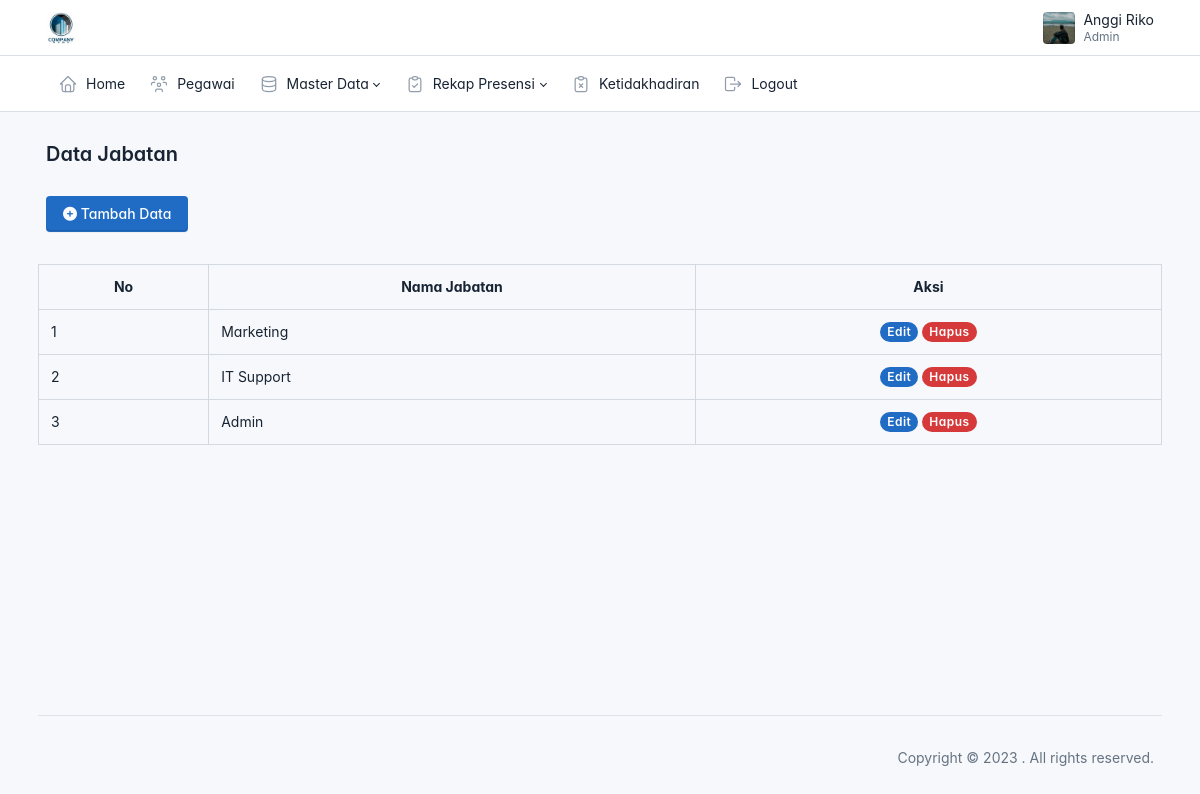
The app's page /admin/data_jabatan/jabatan.php (signed in) with its own data.
### tables this page shows
CREATE TABLE `users` (
  `id` int(11) NOT NULL,
  `id_pegawai` int(11) NOT NULL,
  `username` varchar(25) NOT NULL,
  `password` varchar(225) NOT NULL,
  `status` varchar(20) NOT NULL,
  `role` varchar(20) NOT NULL
);

CREATE TABLE `pegawai` (
  `id` int(11) NOT NULL,
  `nip` varchar(50) NOT NULL,
  `nama` varchar(25) NOT NULL,
  `jenis_kelamin` varchar(10) NOT NULL,
  `alamat` varchar(225) NOT NULL,
  `no_handphone` varchar(20) NOT NULL,
  `jabatan` varchar(50) NOT NULL,
  `lokasi_presensi` varchar(50) NOT NULL,
  `foto` varchar(25) NOT NULL
);

CREATE TABLE `jabatan` (
  `id` int(11) NOT NULL,
  `jabatan` varchar(50) NOT NULL
);

### config.php (called while the page is built, shortened)
<?php
    function base_url($url = null)
    {
        $base_url = 'http://localhost/presensi';
        if ($url != null) {
            return $base_url . '/'.$url;
        }else {
            return $base_url;
        }
    }
?>

### admin/data_jabatan/jabatan.php (the view, shortened to what this page needs)
<?php
$judul = "Data Jabatan";
include('../layout/header.php');
require_once('../../config.php');
$result = mysqli_query($connection, "SELECT * FROM jabatan ORDER BY id DESC");
?>
<div class="page-body">
    <div class="container-xl">
        <a href="<?= base_url('admin/data_jabatan/tambah.php') ?>" class="btn btn-primary"><span class="text"><i class="fa-solid fa-circle-plus"></i> Tambah Data</span></a>
        <div class="row row-deck row-cards mt-3">
            <table class="table table-bordered">
                <tr class="text-center">
                    <th>No</th>
                    <th>Nama Jabatan</th>
                    <th>Aksi</th>
                </tr>
                <?php if (mysqli_num_rows($result) === 0) : ?>
                    <tr>
                        <td colspan="3">Data masih kosong, silahkan tambahkan data baru</td>
                    </tr>
                <?php else : ?>
                    <?php $no = 1;
                    while ($jabatan = mysqli_fetch_array($result)) : ?>
                        <tr>
                            <td><?= $no++ ?></td>
                            <td><?= $jabatan['jabatan'] ?></td>
                            <td class="text-center">
                                <a href="<?= base_url('admin/data_jabatan/edit.php?id=' . $jabatan['id']) ?>" class="badge bg-primary badge-pill">Edit</a>
                                <a href="<?= base_url('admin/data_jabatan/hapus.php?id=' . $jabatan['id']) ?>" class="badge bg-danger badge-pill tombol-hapus">Hapus</a>
                            </td>
                        </tr>
                    <?php endwhile; ?>
                <?php endif; ?>
            </table>
        </div>
    </div>
</div>
<?php include('../layout/footer.php'); ?>

### admin/layout/header.php (shortened to what this page needs)
<?php
global $judul;
require_once('../../config.php') ?>
<!doctype html>
<html lang="en">
<head>
    <link href="<?= base_url('assets/css/tabler.min.css?1684106062') ?>" rel="stylesheet" />
    <link href="<?= base_url('assets/css/tabler-vendors.min.css?1684106062') ?>" rel="stylesheet" />
    <link href="<?= base_url('assets/css/demo.min.css?1684106062') ?>" rel="stylesheet" />
    <link rel="stylesheet" href="https://cdnjs.cloudflare.com/ajax/libs/font-awesome/6.4.2/css/all.min.css" />
</head>
<body>
    <div class="page">
        <header class="navbar navbar-expand-md d-print-none">
            <div class="container-xl">
                <h1 class="navbar-brand navbar-brand-autodark d-none-navbar-horizontal pe-0 pe-md-3">
                    <a href=".">
                        <img src="<?= base_url('assets/img/logo_perusahaan.jpg') ?>" width="110" height="32" alt="Tabler" class="navbar-brand-image">
                    </a>
                </h1>
                <div class="navbar-nav flex-row order-md-last">
                    <div class="nav-item dropdown">
                        <a href="#" class="nav-link d-flex lh-1 text-reset p-0" data-bs-toggle="dropdown" aria-label="Open user menu">
                            <?php
                            $id = $_SESSION['id'];
                            $result = mysqli_query($connection, "SELECT users.id_pegawai, users.username, users.status, users.role, pegawai.* FROM users JOIN pegawai ON users.id_pegawai = pegawai.id WHERE pegawai.id=$id");
                            while ($pegawai = mysqli_fetch_array($result)) :
                            ?>
                                <span class="avatar avatar-sm" style="background-image: url('<?= base_url('assets/img/foto_pegawai/' . $pegawai['foto']) ?>');"></span>
                            <?php endwhile; ?>
                            <div class="d-none d-xl-block ps-2">
                                <div><?= $_SESSION['nama'] ?></div>
                                <div class="mt-1 small text-muted"><?= $_SESSION['jabatan'] ?></div>
                            </div>
                        </a>
                    </div>
                </div>
            </div>
        </header>
        <header class="navbar-expand-md">
            <div class="collapse navbar-collapse" id="navbar-menu">
                <div class="navbar">
                    <div class="container-xl">
                        <ul class="navbar-nav">
                            <li class="nav-item">
                                <a class="nav-link" href="<?= base_url('admin/home/home.php') ?>">
                                    <span class="nav-link-icon d-md-none d-lg-inline-block">
                                    </span>
                                    <span class="nav-link-title">
                                        Home
                                    </span>
                                </a>
                            </li>
                            <li class="nav-item">
                                <a class="nav-link" href="<?= base_url('admin/data_pegawai/pegawai.php') ?>">
                                    <span class="nav-link-icon d-md-none d-lg-inline-block">
                                    </span>
                                    <span class="nav-link-title">
                                        Pegawai
                                    </span>
                                </a>
                            </li>
                            <li class="nav-item dropdown">
                                <a class="nav-link dropdown-toggle" href="#navbar-base" data-bs-toggle="dropdown" data-bs-auto-close="outside" role="button" aria-expanded="false">
                                    <span class="nav-link-icon d-md-none d-lg-inline-block">
                                    </span>
                                    <span class="nav-link-title">
                                        Master Data
                                    </span>
                                </a>
                            </li>
                            <li class="nav-item dropdown">
                                <a class="nav-link dropdown-toggle" href="#navbar-base" data-bs-toggle="dropdown" data-bs-auto-close="outside" role="button" aria-expanded="false">
                                    <span class="nav-link-icon d-md-none d-lg-inline-block">
                                    </span>
                                    <span class="nav-link-title">
                                        Rekap Presensi
                                    </span>
                                </a>
                            </li>
                            <li class="nav-item">
                                <a class="nav-link" href="<?= base_url('admin/data_ketidakhadiran/ketidakhadiran.php') ?>">
                                    <span class="nav-link-icon d-md-none d-lg-inline-block">
                                    </span>
                                    <span class="nav-link-title">
                                        Ketidakhadiran
                                    </span>
                                </a>
                            </li>
                            <li class="nav-item">
                                <a class="nav-link" href="<?= base_url('auth/logout.php') ?>">
                                    <span class="nav-link-icon d-md-none d-lg-inline-block">
                                    </span>
                                    <span class="nav-link-title">
                                        Logout
                                    </span>
                                </a>
                            </li>
                        </ul>
                    </div>
                </div>
            </div>
        </header>
        <div class="page-wrapper">
            <div class="page-header d-print-none">
                <div class="container-xl">
                    <div class="row g-2 align-items-center">
                        <div class="col">
                            <h2 class="page-title">
                                <?= $judul ?>
                            </h2>
                        </div>
                    </div>
                </div>
            </div>

### admin/layout/header.php (style rules this page uses)
:root { --tblr-font-sans-serif: 'Inter Var', -apple-system, BlinkMacSystemFont, San Francisco, Segoe UI, Roboto, Helvetica Neue, sans-serif; }
body { font-feature-settings: "cv03", "cv04", "cv11"; }

### records on screen
users: id_pegawai.foto (placeholder picture)
jabatan: jabatan "Marketing"
jabatan: jabatan "IT Support"
jabatan: jabatan "Admin"

### other values on screen
$_SESSION['nama'] "Anggi Riko"
$_SESSION['jabatan'] "Admin"
$judul "Data Jabatan"
